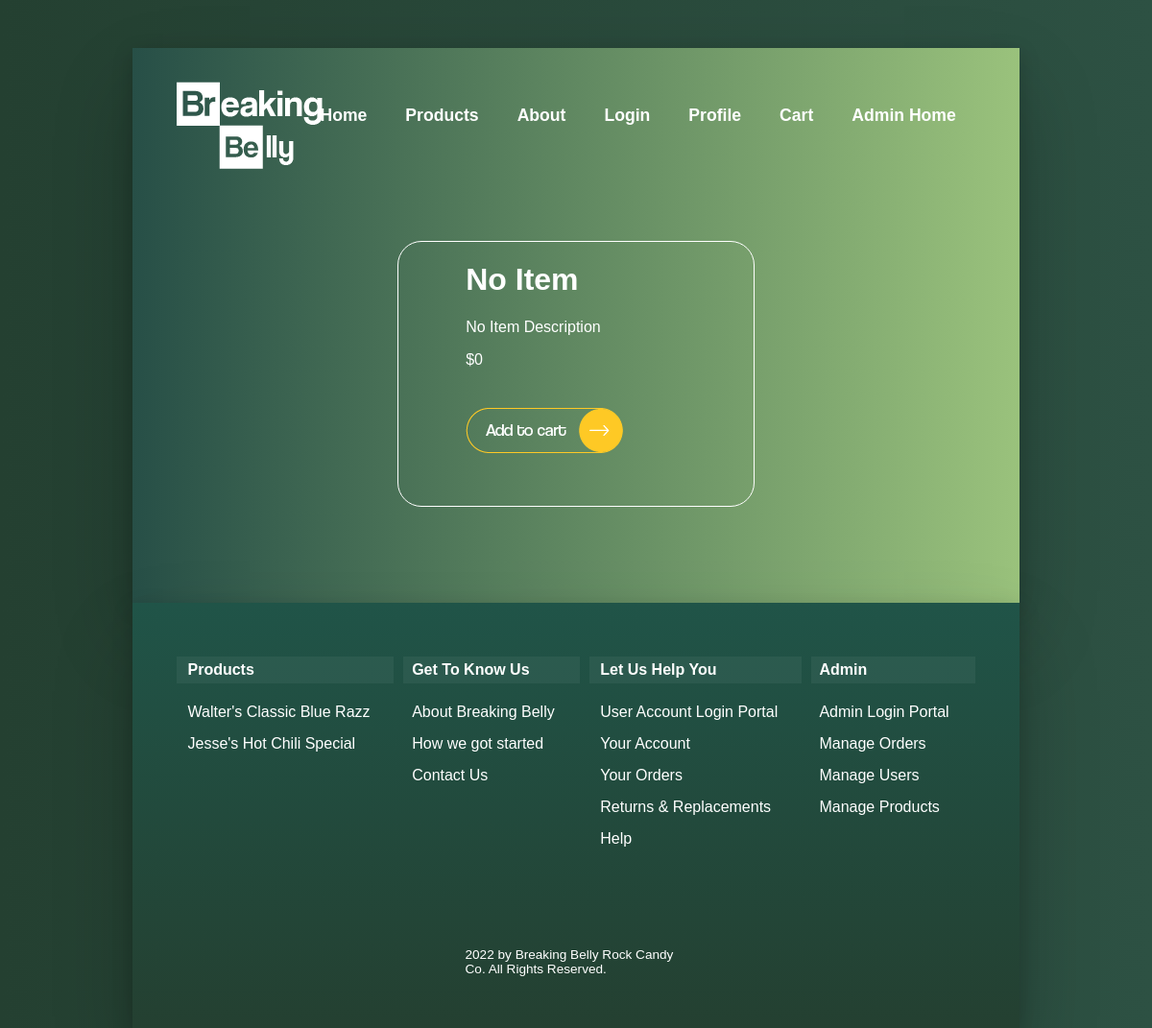
Page /productPage.php on the committed database.
### tables this page shows
CREATE TABLE `products` (
  `id_product` int(11) NOT NULL,
  `product_name` varchar(255) NOT NULL,
  `product_description` varchar(255) NOT NULL,
  `product_price` double NOT NULL,
  `product_avg_rating` double NOT NULL DEFAULT 5,
  `product_image` varchar(255) NOT NULL
);

### productPage.php (the view, shortened to what this page needs)
<!DOCTYPE html>
<?php
  try {
    $conn = OpenCon();
    $chosenId = $_GET['productChosen'];
    $result = $conn->query("SELECT * From Products WHERE id_product='$chosenId'");
  }
  catch (mysqli_sql_Exception $e) {
    echo "Error: " . $e->getMessage();
  }
?>
<html>
<head>
  <link rel="stylesheet" type="text/css" href="css/master.css">
  <link rel="stylesheet" href="https://use.typekit.net/tsz4xpq.css%22%3E">
 <link rel="stylesheet" href="css/productpage.css">
</head>
<body>
  <div class="container">
    <?php include 'header.php' ?>
    <div class = "content-flex-box-1">
      <div>
        <div class = "image">
        </div>
        <div class ="description-nest">
          <?php
          foreach($result as $row){
            echo '<div class = "product-description">
                  <h1>'. $row["product_name"] . '</h1>
                  <p> ' .$row["product_description"] .' </p>
                  </div>
                  ';
          echo '
                  <div class = "product-price">
                  <span> $' . $row["product_price"] .' </span>
                  </div>
                  <a href=""><button type="reset" class="addToCart"><span>Add to Cart</span></button></a>
                  ';
          }
          ?>
          </div>
          </div>
    </div>
  </div>
  <?php include 'footer.php'; ?>
</body>
</html>

### css/master.css (style rules this page uses)
:root { --Font: coolvetica, sans-serif; --Font2: ; --Color1: #fec925; --Color2: #244031; --Color3: #2d5143; --Color4: #274f47; --Color5: #9ac27c; --Color6: #fff; --Color7: rgba(255, 255, 255, 0.05); --Color8: #205448; }
html { font-size: 100%; box-sizing: border-box; }
body { font-family: coolvetica, sans-serif; font-weight: 500; font-style: normal; color: var(--Color6); background-image: linear-gradient(to right, var(--Color2), var(--Color3)); }
.container { background-image: linear-gradient(to right, var(--Color4), var(--Color5)); margin-top: 50px; width: 77%; margin: 0 auto; margin-top: 50px; box-shadow: 0 40px 80px 0 rgba(0, 0, 0, 0.2), 0 6px 20px 0 rgba(0, 0, 0, 0.19); }

### css/productpage.css (style rules this page uses)
html, body { height: 100%; width: 100%; margin: 0; }
.content-flex-box-1 { width: 40%; margin: 0 auto; margin-top: 100px; border: solid 1px white; border-radius: 25px; }
.content-flex-box-1>div { display: flex; flex-direction: row; }
.image { padding: 30px; }
.description-nest { display: flex; flex-direction: column; margin-left: 10px; width: 100%; }
.container { padding-bottom: 100px; }
.addToCart { height: 100px; width: 170px; border: none; cursor: pointer; background: transparent; background-image: url(../images/breakingBad-47.png); background-repeat: no-repeat; margin-top: 40px; }

### rows in the picture
products: product_name "No Item", product_description "No Item Description", product_price "0"
